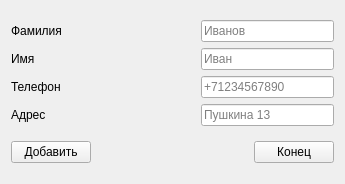
<?xml version="1.0" encoding="UTF-8"?>
<ui version="4.0">
 <class>AddForm</class>
 <widget class="QWidget" name="AddForm">
  <property name="geometry">
   <rect>
    <x>0</x>
    <y>0</y>
    <width>345</width>
    <height>184</height>
   </rect>
  </property>
  <property name="windowTitle">
   <string>Добавление</string>
  </property>
  <layout class="QVBoxLayout" name="verticalLayout_3">
   <item>
    <layout class="QHBoxLayout" name="horizontalLayout">
     <item>
      <layout class="QVBoxLayout" name="verticalLayout_2">
       <item>
        <widget class="QLabel" name="label">
         <property name="text">
          <string>Фамилия</string>
         </property>
        </widget>
       </item>
       <item>
        <widget class="QLabel" name="label_2">
         <property name="text">
          <string>Имя</string>
         </property>
        </widget>
       </item>
       <item>
        <widget class="QLabel" name="label_3">
         <property name="text">
          <string>Телефон</string>
         </property>
        </widget>
       </item>
       <item>
        <widget class="QLabel" name="label_4">
         <property name="text">
          <string>Адрес</string>
         </property>
        </widget>
       </item>
      </layout>
     </item>
     <item>
      <spacer name="horizontalSpacer">
       <property name="orientation">
        <enum>Qt::Orientation::Horizontal</enum>
       </property>
       <property name="sizeHint" stdset="0">
        <size>
         <width>40</width>
         <height>20</height>
        </size>
       </property>
      </spacer>
     </item>
     <item>
      <layout class="QVBoxLayout" name="verticalLayout">
       <item>
        <widget class="QLineEdit" name="lineEdit_Surname">
         <property name="inputMask">
          <string/>
         </property>
         <property name="text">
          <string/>
         </property>
         <property name="placeholderText">
          <string>Иванов</string>
         </property>
        </widget>
       </item>
       <item>
        <widget class="QLineEdit" name="lineEdit_Name">
         <property name="placeholderText">
          <string>Иван</string>
         </property>
        </widget>
       </item>
       <item>
        <widget class="QLineEdit" name="lineEdit_Phone">
         <property name="maxLength">
          <number>12</number>
         </property>
         <property name="placeholderText">
          <string>+71234567890</string>
         </property>
        </widget>
       </item>
       <item>
        <widget class="QLineEdit" name="lineEdit_Address">
         <property name="placeholderText">
          <string>Пушкина 13</string>
         </property>
        </widget>
       </item>
      </layout>
     </item>
    </layout>
   </item>
   <item>
    <layout class="QHBoxLayout" name="horizontalLayout_2">
     <item>
      <widget class="QPushButton" name="pushButton_Add">
       <property name="text">
        <string>Добавить</string>
       </property>
      </widget>
     </item>
     <item>
      <spacer name="horizontalSpacer_2">
       <property name="orientation">
        <enum>Qt::Orientation::Horizontal</enum>
       </property>
       <property name="sizeHint" stdset="0">
        <size>
         <width>40</width>
         <height>20</height>
        </size>
       </property>
      </spacer>
     </item>
     <item>
      <widget class="QPushButton" name="pushButton_Exit">
       <property name="text">
        <string>Конец</string>
       </property>
      </widget>
     </item>
    </layout>
   </item>
  </layout>
 </widget>
 <resources/>
 <connections/>
</ui>
